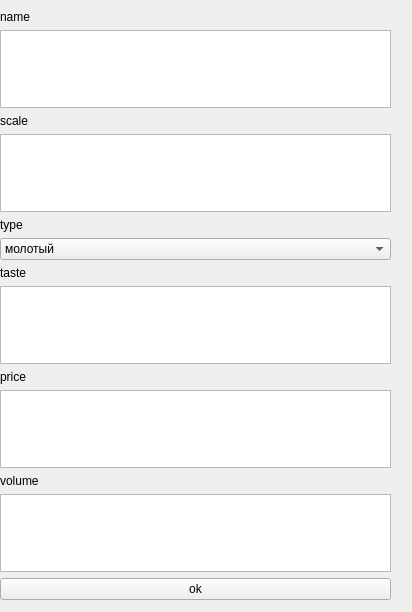
<?xml version="1.0" encoding="UTF-8"?>
<ui version="4.0">
 <class>MainWindow</class>
 <widget class="QMainWindow" name="MainWindow">
  <property name="geometry">
   <rect>
    <x>0</x>
    <y>0</y>
    <width>412</width>
    <height>612</height>
   </rect>
  </property>
  <property name="windowTitle">
   <string>MainWindow</string>
  </property>
  <widget class="QWidget" name="centralwidget">
   <widget class="QWidget" name="verticalLayoutWidget">
    <property name="geometry">
     <rect>
      <x>0</x>
      <y>10</y>
      <width>391</width>
      <height>590</height>
     </rect>
    </property>
    <layout class="QVBoxLayout" name="verticalLayout">
     <item>
      <widget class="QLabel" name="label">
       <property name="text">
        <string>name</string>
       </property>
      </widget>
     </item>
     <item>
      <widget class="QPlainTextEdit" name="name1"/>
     </item>
     <item>
      <widget class="QLabel" name="label_2">
       <property name="text">
        <string>scale</string>
       </property>
      </widget>
     </item>
     <item>
      <widget class="QPlainTextEdit" name="scale1"/>
     </item>
     <item>
      <widget class="QLabel" name="label_3">
       <property name="text">
        <string>type</string>
       </property>
      </widget>
     </item>
     <item>
      <widget class="QComboBox" name="type1">
       <item>
        <property name="text">
         <string>молотый</string>
        </property>
       </item>
       <item>
        <property name="text">
         <string>в зёрных</string>
        </property>
       </item>
      </widget>
     </item>
     <item>
      <widget class="QLabel" name="label_4">
       <property name="text">
        <string>taste</string>
       </property>
      </widget>
     </item>
     <item>
      <widget class="QPlainTextEdit" name="taste1"/>
     </item>
     <item>
      <widget class="QLabel" name="label_5">
       <property name="text">
        <string>price</string>
       </property>
      </widget>
     </item>
     <item>
      <widget class="QPlainTextEdit" name="price1"/>
     </item>
     <item>
      <widget class="QLabel" name="label_6">
       <property name="text">
        <string>volume</string>
       </property>
      </widget>
     </item>
     <item>
      <widget class="QPlainTextEdit" name="volume1"/>
     </item>
     <item>
      <widget class="QPushButton" name="ok_btn">
       <property name="text">
        <string>ok</string>
       </property>
      </widget>
     </item>
    </layout>
   </widget>
  </widget>
 </widget>
 <resources/>
 <connections/>
</ui>
